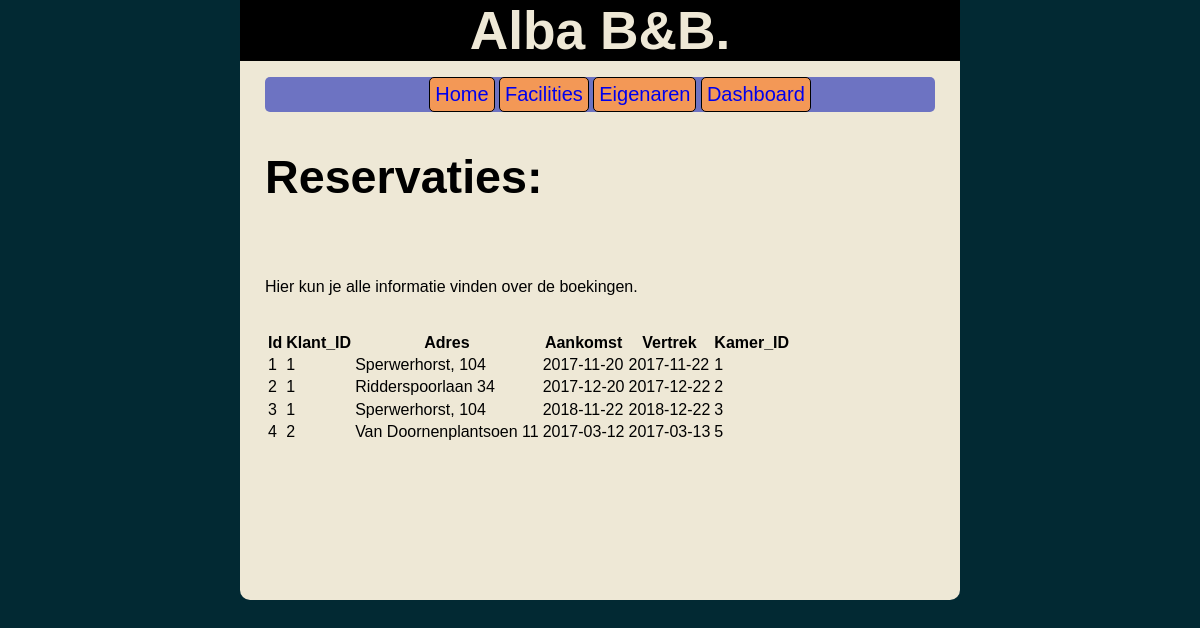
The page /show.php (signed in) on the database its author committed.
### tables this page shows
CREATE TABLE IF NOT EXISTS `bookings` (
  `id` int(255) NOT NULL,
  `user_id` int(255) NOT NULL,
  `address` varchar(255) NOT NULL,
  `arrival` date NOT NULL,
  `departure` date NOT NULL,
  `room_id` int(255) NOT NULL
);

### show.php (the view, shortened to what this page needs)
<?php
require_once("inc/config.php");
require_once("inc/header.php");
?>
		<h2>Reservaties: </h2>
        <br>
        <p>Hier kun je alle informatie vinden over de boekingen.</p>
        <br>
		<table class="table">
			<tr>
				<th>Id</th><th>Klant_ID</th><th>Adres</th><th>Aankomst</th><th>Vertrek</th><th>Kamer_ID</th>
			</tr>
	     <?php
	        $stmt = $db->prepare("SELECT * FROM bookings");
			$stmt->execute();
			while($row = $stmt->fetch(PDO::FETCH_ASSOC)){
				$id = $row['id'];
				$user_id = $row['user_id'];
				$address = $row['address'];
				$arrival = $row['arrival'];
				$departure = $row['departure'];
				$room_id = $row['room_id'];
			?>
				 <tr>
				 	<td><?php echo $id;?></td><td><?php echo $user_id;?></td><td><?php echo $address;?></td><td><?php echo $arrival;?></td><td><?php echo $departure;?></td><td><?php echo $room_id;?></td>
				 </tr>
			<?php
			}
	     ?>
	    </table>
	    </div>
	</div>
</body>
</html>

### inc/header.php (shortened to what this page needs)
<!DOCTYPE html>
<html lang="en">
<head>
    <link rel="stylesheet" href="assets/dist/style.min.css" type="text/css"/>
</head>
<body>
<div class="container">
    <div class="form-container">
        <h1>Alba B&B.</h1>
        <nav>
            <ul>
                <li><a href="homepagina.php">Home</a></li>
                <li><a href="#">Facilities</a></li>
                <li><a href="#">Eigenaren</a></li>
                <li><a href="index.php">Dashboard</a></li>
            </ul>
        </nav>

### rows shown on the page
bookings: id "1", user "1", address "Sperwerhorst, 104", arrival "2017-11-20", departure "2017-11-22", room "1"
bookings: id "2", user "1", address "Ridderspoorlaan 34", arrival "2017-12-20", departure "2017-12-22", room "2"
bookings: id "3", user "1", address "Sperwerhorst, 104", arrival "2018-11-22", departure "2018-12-22", room "3"
bookings: id "4", user "2", address "Van Doornenplantsoen 11", arrival "2017-03-12", departure "2017-03-13", room "5"
